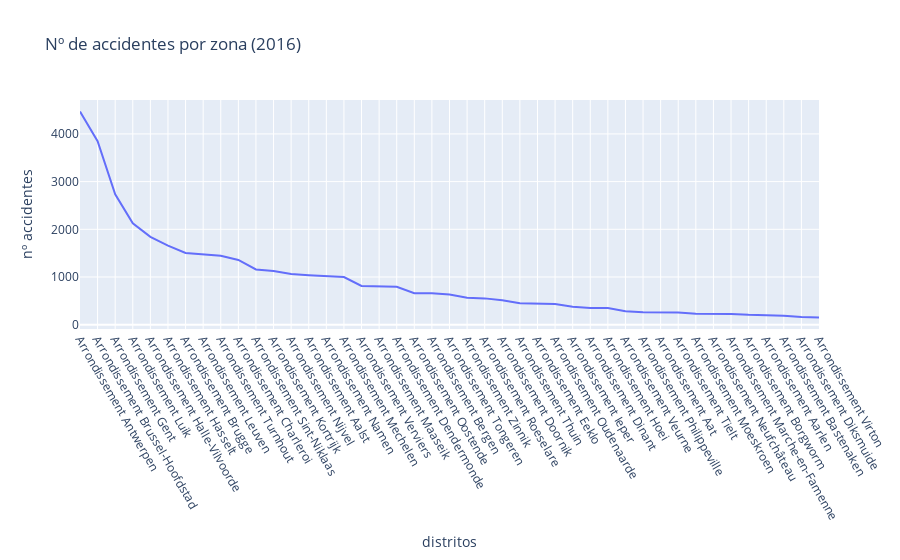

The cell this chart's notebook holds for it:
### Code cell
fig = px.line(x=sorted_acc_2016_por_zona["ADM_DSTR"], y=sorted_acc_2016_por_zona["Nº ACC"], labels = {"x": "distritos", "y": "nº accidentes"}, title = "Nº de accidentes por zona (2016)")
#ax.set_xlabel(xlabel, rotation=60)
fig.update_xaxes(tickangle=60)
fig.show()

### Figure 1 — Plotly figure (JSON) as saved in the notebook; plotly's stock layout.template omitted (floating-point values rounded to 4 significant figures)
{"data": [{"hovertemplate": "distritos=%{x}<br>nº accidentes=%{y}<extra></extra>", "legendgroup": "", "line": {"color": "#636efa", "dash": "solid"}, "marker": {"symbol": "circle"}, "mode": "lines", "name": "", "orientation": "v", "showlegend": false, "type": "scatter", "x": ["Arrondissement Antwerpen", "Arrondissement Brussel-Hoofdstad", "Arrondissement Gent", "Arrondissement Luik", "Arrondissement Halle-Vilvoorde", "Arrondissement Hasselt", "Arrondissement Brugge", "Arrondissement Leuven", "Arrondissement Turnhout", "Arrondissement Charleroi", "Arrondissement Sint-Niklaas", "Arrondissement Kortrijk", "Arrondissement Nijvel", "Arrondissement Aalst", "Arrondissement Namen", "Arrondissement Mechelen", "Arrondissement Verviers", "Arrondissement Maaseik", "Arrondissement Dendermonde", "Arrondissement Oostende", "Arrondissement Bergen", "Arrondissement Tongeren", "Arrondissement Zinnik", "Arrondissement Roeselare", "Arrondissement Doornik", "Arrondissement Thuin", "Arrondissement Eeklo", "Arrondissement Oudenaarde", "Arrondissement Ieper", "Arrondissement Dinant", "Arrondissement Hoei", "Arrondissement Veurne", "Arrondissement Philippeville", "Arrondissement Aat", "Arrondissement Tielt", "Arrondissement Moeskroen", "Arrondissement Neufchâteau", "Arrondissement Marche-en-Famenne", "Arrondissement Borgworm", "Arrondissement Aarlen", "Arrondissement Bastenaken", "Arrondissement Diksmuide", "Arrondissement Virton"], "xaxis": "x", "y": [4471, 3848, 2733, 2128, 1841, 1659, 1505, 1474, 1447, 1358, 1158, 1124, 1061, 1037, 1019, 999, 813, 798, 797, 659, 658, 632, 564, 552, 512, 449, 437, 436, 377, 351, 350, 282, 260, 254, 254, 231, 231, 225, 207, 200, 190, 159, 150], "yaxis": "y"}], "layout": {"legend": {"tracegroupgap": 0}, "title": {"text": "Nº de accidentes por zona (2016)"}, "xaxis": {"anchor": "y", "domain": [0, 1], "tickangle": 60, "title": {"text": "distritos"}}, "yaxis": {"anchor": "x", "domain": [0, 1], "title": {"text": "nº accidentes"}}}}
